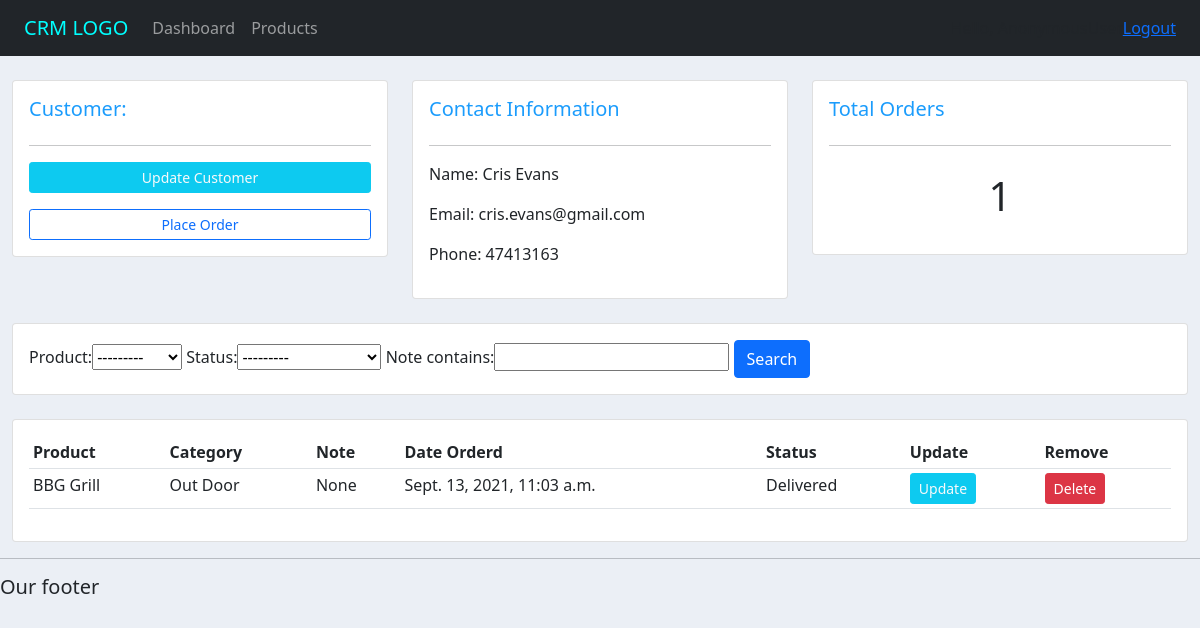
The page /customers/3 on the database its author committed.
### accounts/models.py (models this page shows, shortened)
class Customer(models.Model):
    name = models.CharField(max_length=200,null=True)
    phone = models.CharField(max_length=100,null=True)
    email = models.CharField(max_length=100,null=True)
    date_created = models.DateTimeField(auto_now_add=True,null=True)

class Order(models.Model):
    STATUS = (
        ('Pending','Pending'),
        ('Out For Delivery','Out For Delivery'),
        ('Delivered','Delivered'),
    )
    customer = models.ForeignKey(Customer,null=True,on_delete=models.SET_NULL)
    product = models.ForeignKey(Product,null=True,on_delete=models.SET_NULL)
    date_created = models.DateTimeField(auto_now_add=True,null=True)
    status = models.CharField(max_length=200,null=True,choices=STATUS)
    note = models.CharField(max_length=100,null=True)

class Product(models.Model):
    CATEGORY = (
        ('Indoor', 'Indoor'),
        ('Out Door', 'Out Door'),
    )
    name = models.CharField(max_length=200,null=True)
    price = models.FloatField(null=True)
    category = models.CharField(max_length=200,null=True,choices=CATEGORY)
    description = models.CharField(max_length=200,null=True,blank=True)
    date_created = models.DateTimeField(auto_now_add=True,null=True)
    tag = models.ManyToManyField(Tag)
    def __str__(self):
        return self.name

### accounts/views.py (the view)
# urls.py: path('customers/<str:pk_test>',views.customers,name='customer'),
def customers(request,pk_test):
    customer = Customer.objects.get(id=pk_test)
    orders = customer.order_set.all()
    order_count = orders.count()
    order_Filter = OrderFilter(request.GET,queryset=orders)
    orders = order_Filter.qs
    context = {
        'customer' : customer,
        'orders' : orders,
        'order_count' : order_count,
        'orderFilter' : order_Filter,
    }
    return render(request,'accounts/customers.html',context)

### accounts/templates/accounts/customers.html (shortened to what this page needs)
{%  extends 'accounts/main.html' %}
{% block content %}
	<br>
<div class="row">
	<div class="col-md">
		<div class="card card-body">
			<h5 class="large-text">Customer:</h5>
			<hr>
			<a class="btn btn-info text-light btn-sm btn-block mb-3" href="">Update Customer</a>
			<a class="btn btn-outline-primary  btn-sm btn-block" href="{% url 'create_order_inline' customer.id %}">Place Order</a>
		</div>
	</div>
	<div class="col-md">
		<div class="card card-body">
			<h5 class="large-text">Contact Information</h5>
			<hr>
			<p>Name: <span class="pl-4">{{ customer.name }} </p>
			<p>Email: <span class="pl-4">{{ customer.email }}</span> </p>
			<p>Phone: <span class="pl-4">{{ customer.phone }} </p>
		</div>
	</div>
	<div class="col-md">
		<div class="card card-body">
			<h5 class="large-text">Total Orders</h5>
			<hr>
			<h1 style="text-align: center;padding: 10px">{{ order_count }}</h1>
		</div>
	</div>
</div>
<br>
<div class="row">
	<div class="col">
		<div class="card card-body">
			<form method="get">
				{{ orderFilter.form }}
		    <button class="btn btn-primary" type="submit">Search</button>
		  </form>
		</div>
	</div>
</div>
<br>
<div class="row">
	<div class="col-md">
		<div class="card card-body">
			<table class="table table-sm">
				<tr>
					<th>Product</th>
					<th>Category</th>
					<th>Note</th>
					<th>Date Orderd</th>
					<th>Status</th>
					<th>Update</th>
					<th>Remove</th>
				</tr>
				{% for order in orders %}
					<tr>
						<td> {{ order.product }} </td>
						<td> {{ order.product.category }} </td>
						<td> {{ order.note }} </td>
						<td> {{ order.date_created }} </td>
						<td> {{ order.status }} </td>
						<td><a href=" {% url 'update_order' order.id %}" class="btn btn-info btn-sm text-light">Update</a></td>
						<td><a href="{% url 'delete_order' order.id %}" class="btn btn-sm btn-danger">Delete</a></td>
					</tr>
				{% endfor %}
			</table>
		</div>
	</div>
</div>
{% endblock %}

### static/css/style.css (style rules this page uses)
body { background-color: #ebeff5; }
.large-text { color:#1B9CFC; }

### static/css/varriable.css (style rules this page uses)
* { margin:0; padding:0; box-sizing: border-box; }
:root { --roboto:"Roboto",cursive; --lato:"Lato",cursive; --princess-sofia:"Princess_Sofia",cursive; --sofia:"Sofia",cursive; --gugi:"Gugi",cursive; --primary-color:#ec5b53; --secondary-color:#2BBBAD; --text-color:#000A2D; --high-color:#FEF8F8; --gradient-color:linear-gradient(90deg,#4458dc 0%,#854fee 100%); }

### rows shown on the page
Customer: name "Cris Evans", email "cris.evans@gmail.com", phone "47413163"
Order: product "BBG Grill", product.category "Out Door", note "None", date_created "Sept. 13, 2021, 11:03 a.m.", status "Delivered"

### other values the page prints
{{ order_count }} "1"
